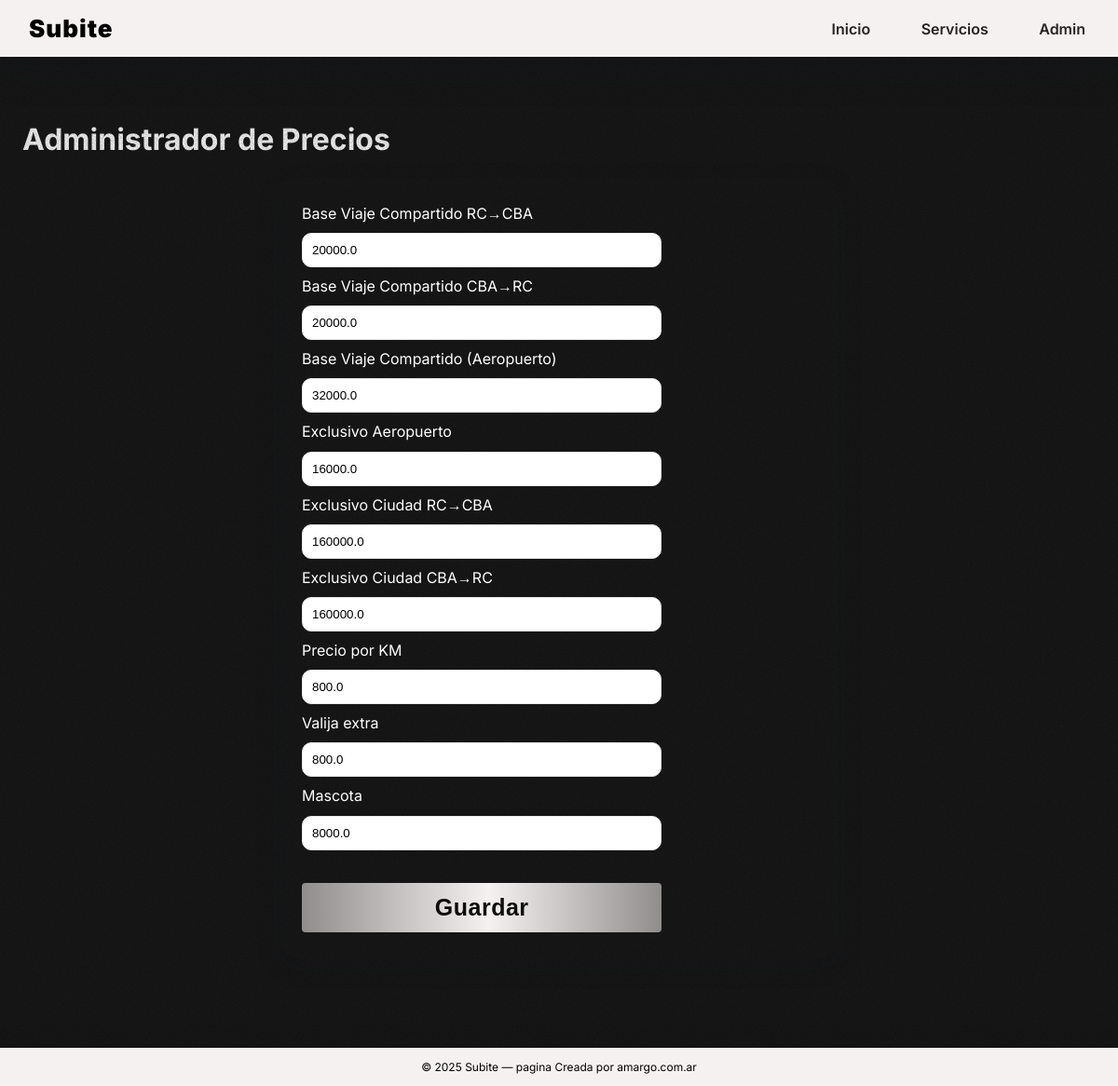
Page /admin/prices (signed in) on the committed database.
### app.py (models this page shows)
class PriceConfig(db.Model):
    key = db.Column(db.String(64), primary_key=True)
    value = db.Column(db.Float, nullable=False)

### app.py (the view, shortened to what this page needs)
@app.route('/admin/prices', methods=['GET', 'POST'])
@login_required
def admin_prices():
    keys = ['BASE_SHARED_RC_CBA','BASE_SHARED_CBA_RC','BASE_SHARED_AIRPORT' , 'AIRPORT_EXCLUSIVE',
            'CITY_EXCLUSIVE_RC_CBA','CITY_EXCLUSIVE_CBA_RC','KM_PRICE','EXTRA_LUGGAGE','PET']
    items = [(k, price(k)) for k in keys]
    return render_template('admin_prices.html', items=items)

### app.py (called while the page is built)
def price(key, default=0.0):
    pc = PriceConfig.query.get(key)
    return pc.value if pc else default

def login_required(f):
    @wraps(f)
    def wrapper(*args, **kwargs):
        if not session.get('admin'):
            return redirect(url_for('admin_login'))
        return f(*args, **kwargs)
    return wrapper

### templates/admin_prices.html
{% extends "base.html" %}
{% block content %}
<h1>Administrador de Precios</h1>
<form method="post" class="card card-50">
  {% set labels = {
    'BASE_SHARED_RC_CBA':'Base Viaje Compartido RC→CBA',
    'BASE_SHARED_CBA_RC':'Base Viaje Compartido CBA→RC',
    'BASE_SHARED_AIRPORT':'Base Viaje Compartido (Aeropuerto)',
    'AIRPORT_EXCLUSIVE':'Exclusivo Aeropuerto',
    'CITY_EXCLUSIVE_RC_CBA':'Exclusivo Ciudad RC→CBA',
    'CITY_EXCLUSIVE_CBA_RC':'Exclusivo Ciudad CBA→RC',
    'KM_PRICE':'Precio por KM',
    'EXTRA_LUGGAGE':'Valija extra',
    'PET':'Mascota'
  } %}
  {% for k,v in items %}
    <label>{{ labels.get(k, k) }}</label>
    <input name="price_{{k}}" type="number" step="0.01" value="{{ v }}">
  {% endfor %}
  <button type="submit">Guardar</button>
</form>
{% endblock %}

### templates/base.html (shortened to what this page needs)
<!doctype html>
<html lang="es">
<head>
  <link rel="stylesheet" href="{{ url_for('static', filename='style.css') }}">
</head>
<body class="bg-grain">
    <div class="nav">
      <div class="brand">Subite</div>
      <div class="nav-links">
        <a href="{{ url_for('index') }}">Inicio</a>
        <a href="{{ url_for('index') }}#nuestros-servicios">Servicios</a>
        <a href="{{ url_for('admin_dashboard') }}">Admin</a>
      </div>
    </div>
    <div class="container">
    {% block content %}{% endblock %}
   </div>
  <div class="footer-container">
      <footer>© {{ 2025 }} Subite — pagina Creada por amargo.com.ar</footer>
    </div>
</body>
</html>

### static/style.css (style rules this page uses)
:root { --bg:#181818; --fg:#ffffff; --muted:#000000; --brand:#ffffff; --accent:#F5EBDD; --card:#181818; --ok:#16a34a; --warn:#f59e0b; --err:#ef4444; --shadow:0 8px 28px rgba(17,24,39,0.12); --shadow-strong:0 14px 40px rgba(17,24,39,0.18); --border:1px solid rgba(17,24,39,0.08); --nav-bg: #F6F1F1; --nav-border: 1px solid rgba(255,255,255,0.08); --footer-height: 72px; }
* { box-sizing:border-box }
html,body { margin:0;padding:0;background:var(--bg);color:var(--fg);font-family:'Inter';font-weight:400;height:100%; max-width: 100vw; overflow-x: hidden; }
body { display:flex;flex-direction:column;min-height:100vh; }
body.bg-grain { background:var(--bg);position:relative }
body.bg-grain::before { content:"";position:fixed;inset:0;pointer-events:none; opacity:1.045;mix-blend-mode:multiply; }
.container { padding:24px;flex:1 0 auto;display:flex;flex-direction:column;padding-bottom:calc(var(--footer-height) + 24px); }
.nav { display:flex;justify-content:space-between;align-items:center;padding:14px 18px;background:var(--nav-bg);color:#fff;box-shadow:var(--shadow-strong);border:var(--nav-border);backdrop-filter:saturate(140%) blur(6px);-webkit-backdrop-filter:saturate(140%) blur(6px);margin-bottom:24px;position:sticky;top:0;min-width:80vw;z-index:10; }
.brand { font-size:26px;font-weight:900;letter-spacing:1px;color:#000000;padding-left:12px; }
.nav a { margin-left:18px;font-size:16px;font-weight:600;color:#252323;padding:8px 16px;border-radius:12px;transition:opacity .3s ease;text-decoration:none;position:relative;z-index:1 }
.nav a::after { content:'';position:absolute;bottom:0;left:0;width:100%;height:2px;background:linear-gradient(90deg,var(--brand),#6d6d6d,transparent);background-size:300% 100%;opacity:0;transition:opacity .5s }
footer { position:static;margin:0;width:100vw;color:var(--muted);font-size:12px;text-align:center;padding:12px 0;background:transparent }
.footer-container { position:static;bottom:0;display:flex;justify-content:center;align-items:center;height:var(--footer-height);padding:0 18px;background:var(--nav-bg);color:#fff;box-shadow:var(--shadow-strong);border:var(--nav-border);width:100vw;z-index:10;pointer-events:auto }
.footer-container footer { color:#000000;font-size:12px;text-align:center; }
.card { width:100%;background:transparent; border-radius:20px;padding:28px 24px;box-shadow:var(--shadow);margin:0;transition:opacity .3s ease;position:relative;overflow:hidden;text-align:left; }
.card-50 { width:50vw;margin-inline:auto; }
.card button { margin-top:1em;width: 70%; display: block; font-size:25px;font-weight:600;letter-spacing:.5px;padding:12px 18px;border-radius:4px;border:none;background:linear-gradient(to right, #908D8D 0%, #F6F1F1 52%, #908D8D 100%);color:#0C0C0C;transition:opacity .3s ease; text-decoration: none; }
a { text-decoration: none; color: inherit; }
button { padding:10px 14px;border-radius:12px;border:1px solid var(--accent);background:linear-gradient(to right, #908D8D 0%, #F6F1F1 52%, #908D8D 100%);color:#0C0C0C;cursor:pointer;transition:opacity .3s ease;text-decoration:none }
label { display:flex; font-family: 'Inter'; margin-bottom: 0.7em;font-size: 1em; }
input,select,textarea { width:70%;padding:10px;border-radius:10px;border:1.5px solid #e5e7eb;background:white;margin-bottom:10px }

### rows in the picture
PriceConfig: get "Base Viaje Compartido RC→CBA", value "20000.0"
PriceConfig: get "Base Viaje Compartido CBA→RC", value "20000.0"
PriceConfig: get "Base Viaje Compartido (Aeropuerto)", value "32000.0"
PriceConfig: get "Exclusivo Aeropuerto", value "16000.0"
PriceConfig: get "Exclusivo Ciudad RC→CBA", value "160000.0"
PriceConfig: get "Exclusivo Ciudad CBA→RC", value "160000.0"
PriceConfig: get "Precio por KM", value "800.0"
PriceConfig: get "Valija extra", value "800.0"
PriceConfig: get "Mascota", value "8000.0"

### other values in the picture
{{ 2025 }} "2025"
